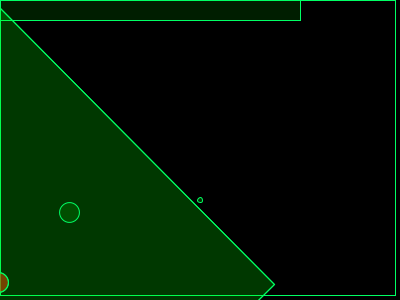
Frame 1 (no input)
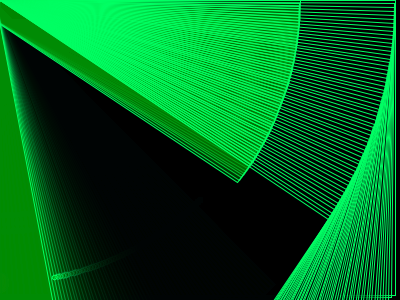
Frame 60 (the mouse pressed at the canvas centre just before this capture)
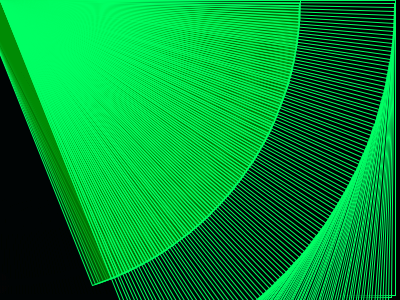
Frame 120 (the mouse held since frame 60 and released just before this capture)

The Processing sketch that drew these frames (run headless with seeded random() and noise(); from frame 60 on, the mouse is pressed at the canvas centre):

// Processing sketch: processing_136506
// ── processing_136506.pde


float r = 0;

void setup(){
size(400,300);
background(0);
frameRate(20);
}

void draw(){
  stroke(0,255,100);
fill(0,0,0,30);
rotate(r);
rect(0,0,width-5,height-5);
fill(0,255,0,50);
ellipse(200,200,5,5);
fill(0,255,0,30);
rect(0,0,300,20);
rotate(0.79);
fill(0,255,0,30);
rect(5,5,width-10,height-10);
fill(255,0,0,150);
ellipse(200,200,20,20);
rotate(r);
fill(0,255,0,30);
rect(5,5,width-10,height-10);
ellipse(200,200,20,20);
ellipse(200,100,20,20);
r=r+0.01;
}
